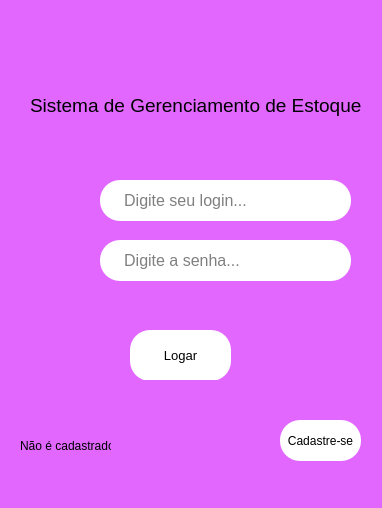
<?xml version="1.0" encoding="UTF-8"?>
<ui version="4.0">
 <class>MainWindow</class>
 <widget class="QMainWindow" name="MainWindow">
  <property name="geometry">
   <rect>
    <x>0</x>
    <y>0</y>
    <width>382</width>
    <height>508</height>
   </rect>
  </property>
  <property name="windowTitle">
   <string>MainWindow</string>
  </property>
  <property name="styleSheet">
   <string notr="true">background-color: rgb(225, 103, 255);</string>
  </property>
  <widget class="QWidget" name="centralwidget">
   <widget class="QPushButton" name="pushButton">
    <property name="geometry">
     <rect>
      <x>130</x>
      <y>330</y>
      <width>101</width>
      <height>51</height>
     </rect>
    </property>
    <property name="font">
     <font>
      <pointsize>10</pointsize>
     </font>
    </property>
    <property name="styleSheet">
     <string notr="true">background-color: rgb(255, 255, 255);
border-radius:20px;
border-width:2px;

</string>
    </property>
    <property name="text">
     <string>Logar</string>
    </property>
   </widget>
   <widget class="QLineEdit" name="lineEdit">
    <property name="geometry">
     <rect>
      <x>100</x>
      <y>180</y>
      <width>251</width>
      <height>41</height>
     </rect>
    </property>
    <property name="font">
     <font>
      <pointsize>12</pointsize>
     </font>
    </property>
    <property name="styleSheet">
     <string notr="true">background-color: rgb(255, 255, 255);
border-radius:20px;
border-width:2px;


</string>
    </property>
    <property name="placeholderText">
     <string>     Digite seu login...</string>
    </property>
   </widget>
   <widget class="QLabel" name="label">
    <property name="geometry">
     <rect>
      <x>20</x>
      <y>430</y>
      <width>91</width>
      <height>31</height>
     </rect>
    </property>
    <property name="styleSheet">
     <string notr="true"/>
    </property>
    <property name="text">
     <string>Não é cadastrado?</string>
    </property>
   </widget>
   <widget class="QPushButton" name="pushButton_2">
    <property name="geometry">
     <rect>
      <x>280</x>
      <y>420</y>
      <width>81</width>
      <height>41</height>
     </rect>
    </property>
    <property name="font">
     <font>
      <pointsize>9</pointsize>
     </font>
    </property>
    <property name="styleSheet">
     <string notr="true">background-color: rgb(255, 255, 255);
border-radius:20px;
border-width:2px;

</string>
    </property>
    <property name="text">
     <string>Cadastre-se</string>
    </property>
   </widget>
   <widget class="QLineEdit" name="lineEdit_2">
    <property name="geometry">
     <rect>
      <x>100</x>
      <y>240</y>
      <width>251</width>
      <height>41</height>
     </rect>
    </property>
    <property name="font">
     <font>
      <pointsize>12</pointsize>
     </font>
    </property>
    <property name="styleSheet">
     <string notr="true">background-color: rgb(255, 255, 255);
border-radius:20px;
border-width:2px;

</string>
    </property>
    <property name="placeholderText">
     <string>     Digite a senha...</string>
    </property>
   </widget>
   <widget class="QLabel" name="label_2">
    <property name="geometry">
     <rect>
      <x>50</x>
      <y>180</y>
      <width>31</width>
      <height>41</height>
     </rect>
    </property>
    <property name="text">
     <string/>
    </property>
    <property name="pixmap">
     <pixmap>17503049231586786427-32.png</pixmap>
    </property>
   </widget>
   <widget class="QLabel" name="label_3">
    <property name="geometry">
     <rect>
      <x>50</x>
      <y>240</y>
      <width>41</width>
      <height>41</height>
     </rect>
    </property>
    <property name="text">
     <string/>
    </property>
    <property name="pixmap">
     <pixmap>13530435871582518280-32.png</pixmap>
    </property>
   </widget>
   <widget class="QLabel" name="label_4">
    <property name="geometry">
     <rect>
      <x>130</x>
      <y>380</y>
      <width>131</width>
      <height>31</height>
     </rect>
    </property>
    <property name="font">
     <font>
      <pointsize>12</pointsize>
     </font>
    </property>
    <property name="styleSheet">
     <string notr="true"/>
    </property>
    <property name="text">
     <string/>
    </property>
   </widget>
   <widget class="QLabel" name="label_5">
    <property name="geometry">
     <rect>
      <x>30</x>
      <y>90</y>
      <width>331</width>
      <height>31</height>
     </rect>
    </property>
    <property name="font">
     <font>
      <pointsize>14</pointsize>
     </font>
    </property>
    <property name="text">
     <string>Sistema de Gerenciamento de Estoque</string>
    </property>
   </widget>
   <widget class="QLabel" name="label_6">
    <property name="geometry">
     <rect>
      <x>150</x>
      <y>30</y>
      <width>61</width>
      <height>51</height>
     </rect>
    </property>
    <property name="text">
     <string/>
    </property>
    <property name="pixmap">
     <pixmap>15835988471552644387-48.png</pixmap>
    </property>
   </widget>
  </widget>
  <widget class="QMenuBar" name="menubar">
   <property name="geometry">
    <rect>
     <x>0</x>
     <y>0</y>
     <width>382</width>
     <height>21</height>
    </rect>
   </property>
  </widget>
  <widget class="QStatusBar" name="statusbar"/>
 </widget>
 <resources/>
 <connections/>
</ui>
